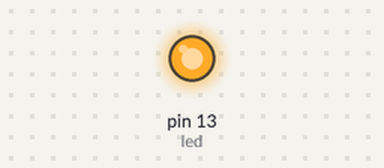
Bench run of a sketch on a simulated Arduino Uno, built for the host (arithmetic inside an expression is 32-bit, double 64-bit). On the bench: output pins drawn as LEDs (lit = HIGH). At 0.2 s the program stops and its outputs stay as they are.

Above: at 0.01 s.
Timing chart, 0 to 1.6 s (numbered marks = the images above):
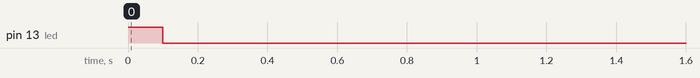

The sketch:

SimpleWatchdog.ino
```cpp
#include <avr/wdt.h>

#define led 13 // pin 13 is connected to a led on Arduino Uno

void setup()
{
  pinMode(led, OUTPUT);      // set pin mode
  digitalWrite(led, HIGH);   // turn the LED on (HIGH is the voltage level)
  delay(100);                // wait for a tenth of a second
  digitalWrite(led, LOW);    // turn the LED off by making the voltage LOW
  delay(100);                // wait for a tenth of a second
}

void loop(){
  wdt_enable(WDTO_15MS);     // enable the watchdog
                             // will fire after 15 ms without reset

  while(1)
  {
//     wdt_reset();          // uncomment to avoid reboot
  }
}
```
